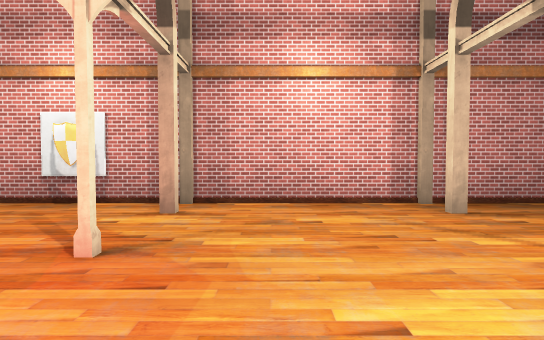
[1] (above)

13 first-person views from a walk through a Unity game level. The camera is 1.5 m above the floor, tilts 2° down and sees 80° across. The floor is counted in squares, 2 m on a side. Each view is taken from the middle of a square. On the plan, view 1 faces up. The plan holds only what a view shows up to about 11 squares ahead; the rest is blank. The player character is not drawn. Some surface patterns are stand-ins.

[2]
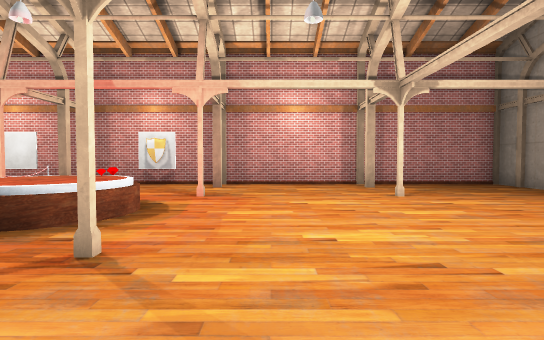

[3]
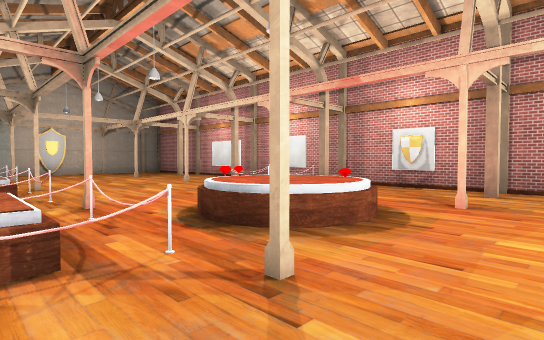

[4]
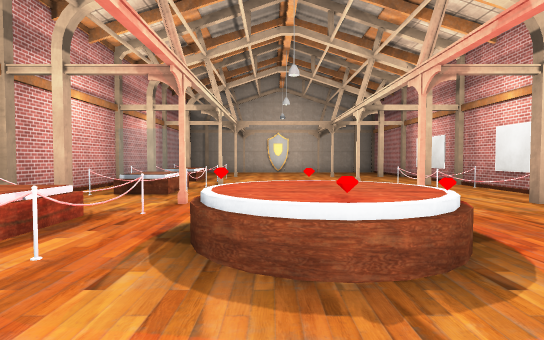

[5]
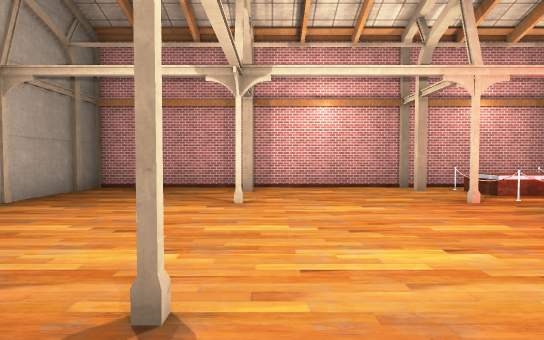

[6]
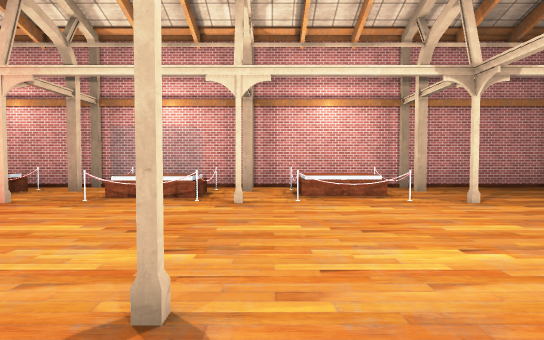

[7]
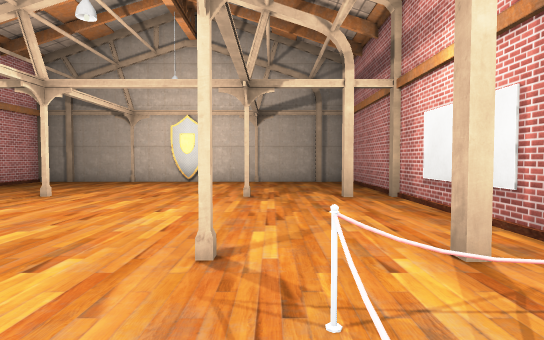

[8]
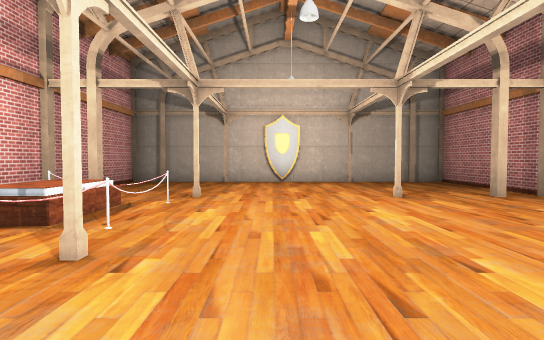

[9]
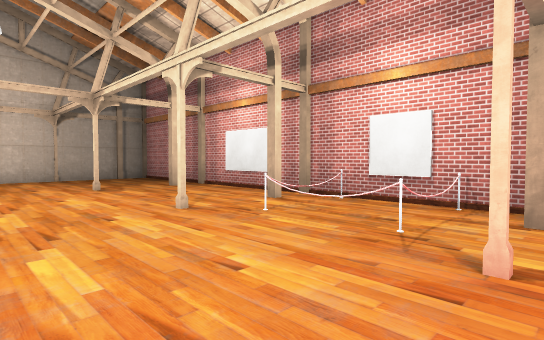

[10]
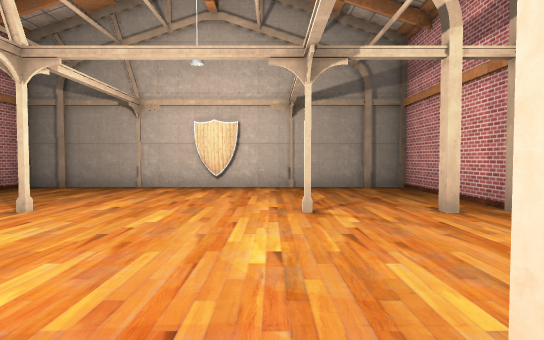

[11]
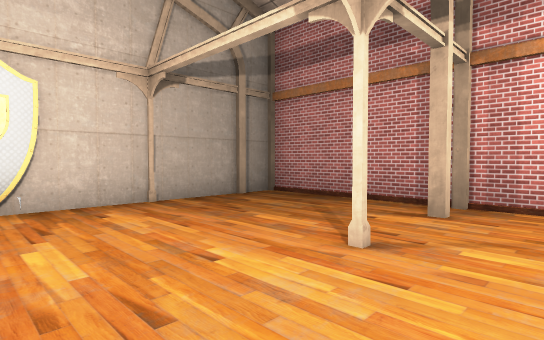

[12]
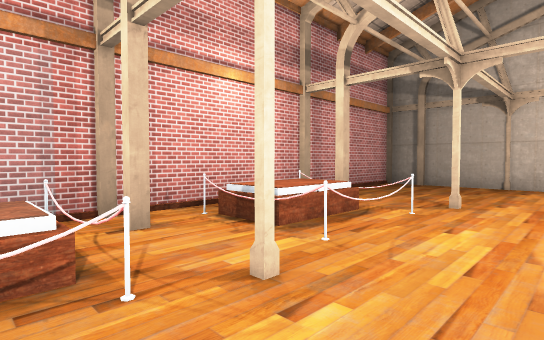

[13]
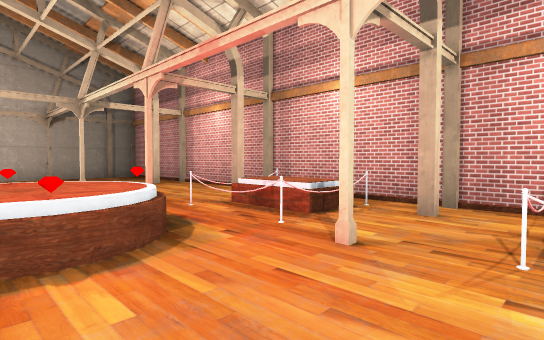

### Floor plan
Key: @ floor where view 1 was taken; # wall or solid block; . floor; S shield; O other object.
Columns run from 18 left of view 1 to 7 right of it. Each row starts with its distance up from view 1.
  6 ##########################
  5 #........#O .............#
  4 #.........O..............#
  3 #........................#
  2 #....#...#...#.O.#...#...#
  1 O.............OOO........#
  0 O.............OOO.@.....S#
 -1 #........................#
 -2 #.....OO..OO..OO.#...#...#
 -3 #.....OO..OO..OO.........#
 -4 #........................#
 -5 ##########################

Positions as (right, up) in squares from view 1, and headings:
1: (0, 0), facing up
2: (0, -4), facing up
3: (0, -3), facing up-left
4: (0, 0), facing left
5: (2, 4), facing down
6: (-10, 4), facing down
7: (-7, 3), facing left
8: (-7, 0), facing left
9: (-5, 0), facing up-left
10: (-2, -1), facing right
11: (-12, 0), facing up-left
12: (-8, 0), facing down-left
13: (-7, 1), facing down-right
